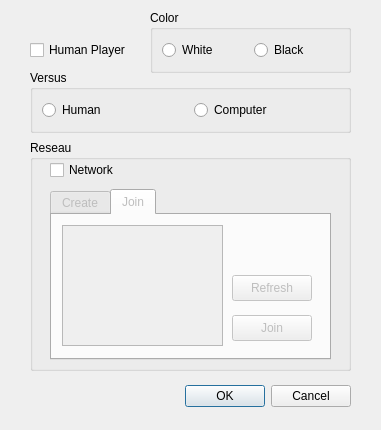
<?xml version="1.0" encoding="UTF-8"?>
<ui version="4.0">
 <class>NewGame</class>
 <widget class="QDialog" name="NewGame">
  <property name="windowModality">
   <enum>Qt::NonModal</enum>
  </property>
  <property name="geometry">
   <rect>
    <x>0</x>
    <y>0</y>
    <width>381</width>
    <height>430</height>
   </rect>
  </property>
  <property name="minimumSize">
   <size>
    <width>381</width>
    <height>430</height>
   </size>
  </property>
  <property name="maximumSize">
   <size>
    <width>381</width>
    <height>430</height>
   </size>
  </property>
  <property name="windowTitle">
   <string>New Game</string>
  </property>
  <widget class="QDialogButtonBox" name="buttonBox">
   <property name="geometry">
    <rect>
     <x>30</x>
     <y>380</y>
     <width>321</width>
     <height>32</height>
    </rect>
   </property>
   <property name="orientation">
    <enum>Qt::Horizontal</enum>
   </property>
   <property name="standardButtons">
    <set>QDialogButtonBox::Cancel|QDialogButtonBox::Ok</set>
   </property>
  </widget>
  <widget class="QGroupBox" name="Versus">
   <property name="geometry">
    <rect>
     <x>30</x>
     <y>70</y>
     <width>321</width>
     <height>63</height>
    </rect>
   </property>
   <property name="title">
    <string>Versus</string>
   </property>
   <layout class="QHBoxLayout" name="horizontalLayout">
    <item>
     <widget class="QRadioButton" name="VsHuman">
      <property name="text">
       <string>Human</string>
      </property>
     </widget>
    </item>
    <item>
     <widget class="QRadioButton" name="VsIA">
      <property name="text">
       <string>Computer</string>
      </property>
     </widget>
    </item>
   </layout>
  </widget>
  <widget class="QGroupBox" name="ReseauBox">
   <property name="enabled">
    <bool>true</bool>
   </property>
   <property name="geometry">
    <rect>
     <x>30</x>
     <y>140</y>
     <width>321</width>
     <height>231</height>
    </rect>
   </property>
   <property name="title">
    <string>Reseau</string>
   </property>
   <widget class="QCheckBox" name="cbNetwork">
    <property name="geometry">
     <rect>
      <x>20</x>
      <y>20</y>
      <width>87</width>
      <height>20</height>
     </rect>
    </property>
    <property name="text">
     <string>Network</string>
    </property>
   </widget>
   <widget class="QTabWidget" name="TWNetwork">
    <property name="enabled">
     <bool>false</bool>
    </property>
    <property name="geometry">
     <rect>
      <x>20</x>
      <y>49</y>
      <width>281</width>
      <height>171</height>
     </rect>
    </property>
    <property name="currentIndex">
     <number>1</number>
    </property>
    <widget class="QWidget" name="CreateGame">
     <attribute name="title">
      <string>Create</string>
     </attribute>
     <widget class="QPushButton" name="btnCreate">
      <property name="geometry">
       <rect>
        <x>70</x>
        <y>50</y>
        <width>141</width>
        <height>41</height>
       </rect>
      </property>
      <property name="text">
       <string>Create</string>
      </property>
     </widget>
    </widget>
    <widget class="QWidget" name="JoinGame">
     <attribute name="title">
      <string>Join</string>
     </attribute>
     <widget class="QPushButton" name="listRefresh">
      <property name="geometry">
       <rect>
        <x>180</x>
        <y>60</y>
        <width>80</width>
        <height>26</height>
       </rect>
      </property>
      <property name="text">
       <string>Refresh</string>
      </property>
     </widget>
     <widget class="QPushButton" name="btnJoin">
      <property name="geometry">
       <rect>
        <x>180</x>
        <y>100</y>
        <width>80</width>
        <height>26</height>
       </rect>
      </property>
      <property name="text">
       <string>Join</string>
      </property>
     </widget>
     <widget class="QListWidget" name="listGame">
      <property name="geometry">
       <rect>
        <x>10</x>
        <y>10</y>
        <width>161</width>
        <height>121</height>
       </rect>
      </property>
      <property name="gridSize">
       <size>
        <width>0</width>
        <height>10</height>
       </size>
      </property>
      <property name="sortingEnabled">
       <bool>true</bool>
      </property>
     </widget>
    </widget>
   </widget>
  </widget>
  <widget class="QCheckBox" name="ComputOrHuman">
   <property name="geometry">
    <rect>
     <x>30</x>
     <y>40</y>
     <width>111</width>
     <height>20</height>
    </rect>
   </property>
   <property name="acceptDrops">
    <bool>false</bool>
   </property>
   <property name="text">
    <string>Human Player</string>
   </property>
   <property name="checked">
    <bool>false</bool>
   </property>
  </widget>
  <widget class="QGroupBox" name="Color">
   <property name="enabled">
    <bool>true</bool>
   </property>
   <property name="geometry">
    <rect>
     <x>150</x>
     <y>10</y>
     <width>201</width>
     <height>63</height>
    </rect>
   </property>
   <property name="title">
    <string>Color</string>
   </property>
   <layout class="QHBoxLayout" name="horizontalLayout_2">
    <item>
     <widget class="QRadioButton" name="WhiteColor">
      <property name="text">
       <string>White</string>
      </property>
     </widget>
    </item>
    <item>
     <widget class="QRadioButton" name="BlackColor">
      <property name="text">
       <string>Black</string>
      </property>
     </widget>
    </item>
   </layout>
  </widget>
 </widget>
 <resources/>
 <connections>
  <connection>
   <sender>buttonBox</sender>
   <signal>rejected()</signal>
   <receiver>NewGame</receiver>
   <slot>reject()</slot>
   <hints>
    <hint type="sourcelabel">
     <x>336</x>
     <y>400</y>
    </hint>
    <hint type="destinationlabel">
     <x>286</x>
     <y>274</y>
    </hint>
   </hints>
  </connection>
  <connection>
   <sender>buttonBox</sender>
   <signal>accepted()</signal>
   <receiver>NewGame</receiver>
   <slot>accept()</slot>
   <hints>
    <hint type="sourcelabel">
     <x>190</x>
     <y>395</y>
    </hint>
    <hint type="destinationlabel">
     <x>190</x>
     <y>214</y>
    </hint>
   </hints>
  </connection>
 </connections>
</ui>
